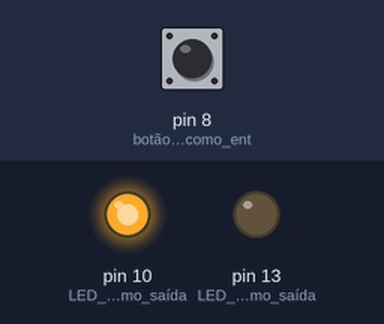
A sketch run on a simulated Arduino Uno, built with avr-gcc and run on an emulated ATmega328P. Shown: output pins drawn as LEDs (lit = HIGH). The test bench sets the inputs (shaded band); at power-on: pin 8 (botão_é_definido_como_ent) LOW.

Above: at 1.2 s.
1.3 s: pin 8 (botão_é_definido_como_ent) pulled HIGH for 0.15 s
At 1.37 s:
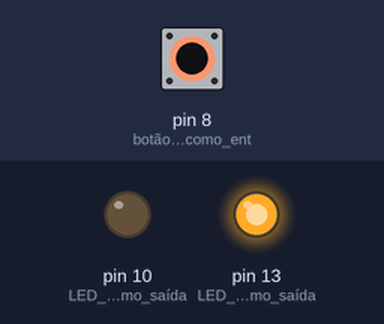
2.9 s: pin 8 (botão_é_definido_como_ent) pulled HIGH for 3.2 s
At 7.0 s:
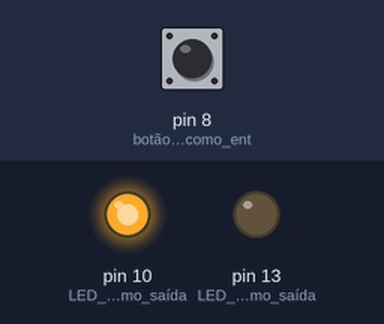
Timing chart, 0 to 8.5 s (numbered marks = the images above; inputs shaded):
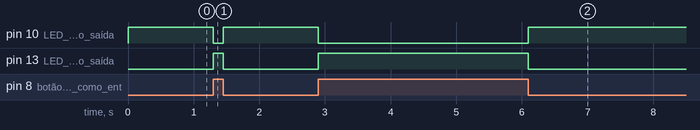

The sketch:

1LED_2btn.ino
```cpp
void setup()
{
  // Configura pinos Output e Input
  //INPUT
  pinMode(8, INPUT); // botão é definido como entrada
  //OUTPUT
  pinMode(10, OUTPUT); // LED é definido como saída
  pinMode(13, OUTPUT); // LED é definido como saída
}

void loop()
{
  // condicional IF -> SE
  /*
  Se botão for pressionado (HIGH), acende o LED1 e apaga o LED2, caso contrário,
  se for solto (LOW), apaga o LED1 e acende o LED2
  */
  if(digitalRead(8) == HIGH){
    digitalWrite(13, HIGH); //acende o LED
    digitalWrite(10, LOW); //acende o LED
  }
  else{ //se botão não estiver pressionado (LOW)
    digitalWrite(13, LOW);//apaga o LED
    digitalWrite(10, HIGH);//apaga o LED
  }
}
```

Measured:
- after the input at 1.3 s, pin 10 (LED_é_definido_como_saída): HIGH → LOW at once, → HIGH 0.15 s later; pin 13 (LED_é_definido_como_saída): LOW → HIGH at once, → LOW 0.15 s later
- after the input at 2.9 s, pin 10 (LED_é_definido_como_saída): HIGH → LOW at once, → HIGH 3.2 s later; pin 13 (LED_é_definido_como_saída): LOW → HIGH at once, → LOW 3.2 s later
